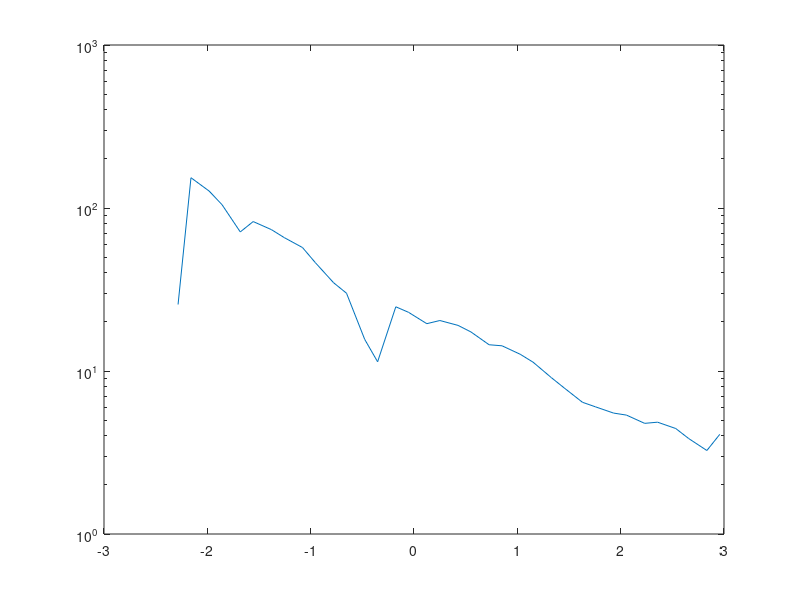
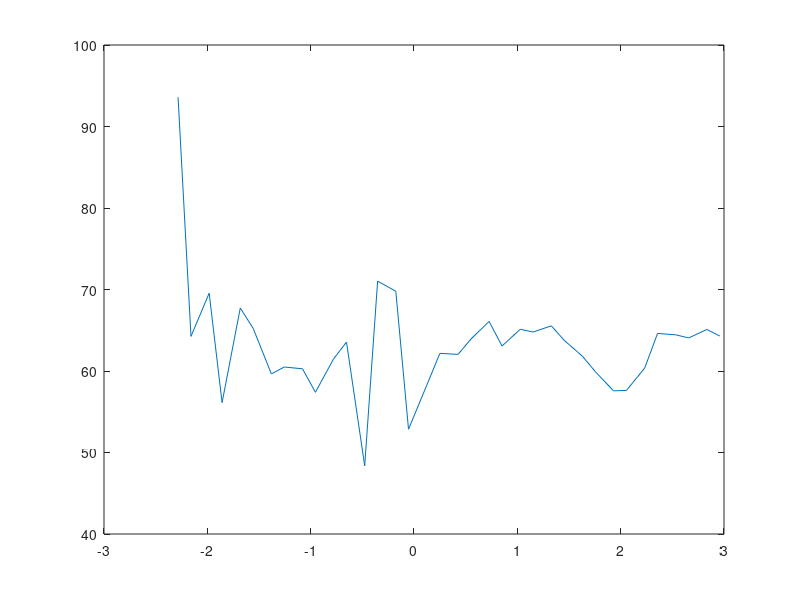

These figures' MATLAB source, in order: (Note: this script raises an error after producing the figures.)
% Magnetotelluric (MT) 1-D inversion

clear

%% loading of data, constants, etc...

load variance.mat
load freq.mat
load Z.mat
% Z(:,1,:) := Zxx
% Z(:,2,:) := Zxy
% Z(:,3,:) := Zyx
% Z(:,4,:) := Zyy
% unité Z : mm/s

T = 1./freq; % [s] periods
ndata = length(freq);

% set-up of the inversion
k = 1;
% make the data 1D
Z(:,1,k) = 0;
Z(:,4,k) = 0;
Z_B = (Z(:,2,k)-Z(:,3,k))./2; % Berdichevsky average: Equation (8.8) (Simpson & Bahr, 2005)
Z(:,2,k) =  Z_B;
Z(:,3,k) = -Z_B;
Z = Z_B.*1e3;

% C response
ome = 2*pi.*freq;
re_c = (1./ome).*imag(Z);
im_c = (-1./ome).*real(Z);
C_base = re_c + 1i*im_c;

rho_a = abs(C_base).^2*4*pi*1e-7.*ome;

% faire un joli plot
figure(1), clf
semilogy(log10(T), rho_a)

phase = atand(im_c./re_c)+90;
figure(2), clf
plot(log10(1./freq), phase)

% creation of the structure in depth
nlayer = 21; % Number of layers
thick = ones(nlayer,1);
thick(1) = 50; % [m] Thickness of top layer
sigma = ones(nlayer,1);
% sigma(1) = 1e-1; % [S/m] electrical conductivity of top layer
for j=2:nlayer-1
    thick(j) = 1.2*thick(j-1); % [m] Thicknesses of layers
%     sigma(j) = 2*sigma(j-1); % [S/m] electrical conductivities of layers
end, clear j
thick(end) = 60e3; % [m] Thickness of last layer
sigma(:) = 1/rho_a(end); % [S/m] electrical conductivity of last layer
% rho = 1./sigma; % [Ohm.m] resistivities of layers
% C = Wait_recursion(T,thick,rho); % C-response of data

% starting model m_0
dz = (0:50:2e4)';
nz = length(dz);
m0 = 0.02*ones(nz,1); % reference constant conductivity model (not considered if alphas=0)
%% 1D inversion

% Tip : you need to find the best lagrange lambda parameter that is in the
% elbow of the L-curve (see Irving slides and Constable 1987). Lambda is
% different for each station.

% derivative matrix D
sm = ones(nlayer,1);
s0 = zeros(nlayer, 1);

D = spdiags([-sm sm], -1:0, nlayer, nlayer);
D(1, :) = 0;
% full(D)

% smoothness
% Wm = D'*D;
lamb_vec = logspace(-1, 4, 1e2)';

chi2_tot = [];
R1d = [];

for s = 1:length(lamb_vec)
    lambda = lamb_vec(s);
    % lambda = 1;

    % error matrix E
    % E = spdiags(1./sqrt(variance),0,size(variance, 1),size(variance, 1));
    % variance -> pas std
    E = diag([1./variance(:, 1); 1./variance(:, 1)]);

    % inversion
    m_iter = sigma;
    thick_mod = thick(1:end-1);

    M = length(freq);
    N = length(sigma);

    % m_iter = m_start;

    for iter = 1:25 % number of iterations (after 25 it doesnot change a 
                    % lot anymore, but you can put more iterations if you 
                    % want to check).

        dm = 1e-4; % delta_model for numerical differentiation
        % [m_iter, chi2] = inversion_step(C, T, d_mod, m_iter, M, N, dm, E, lambda, D);
        [m_iter, chi2] = inversion_step(C_base, T, thick_mod, m_iter, M, N, dm, E, lambda, D);

    end
    m_end = m_iter;
    
    chi2_tot = [chi2_tot;chi2];
    R1d = [R1d;norm(D*m_end).^2];
end

% plot of results
z = zeros(length(thick), 1);
for i = 1:length(thick)
    z(i) = sum(thick(1:i));
end

figure(3), clf
plot(chi2_tot-M, R1d)
    
% figure(4), clf
% plot(m_end, z)
